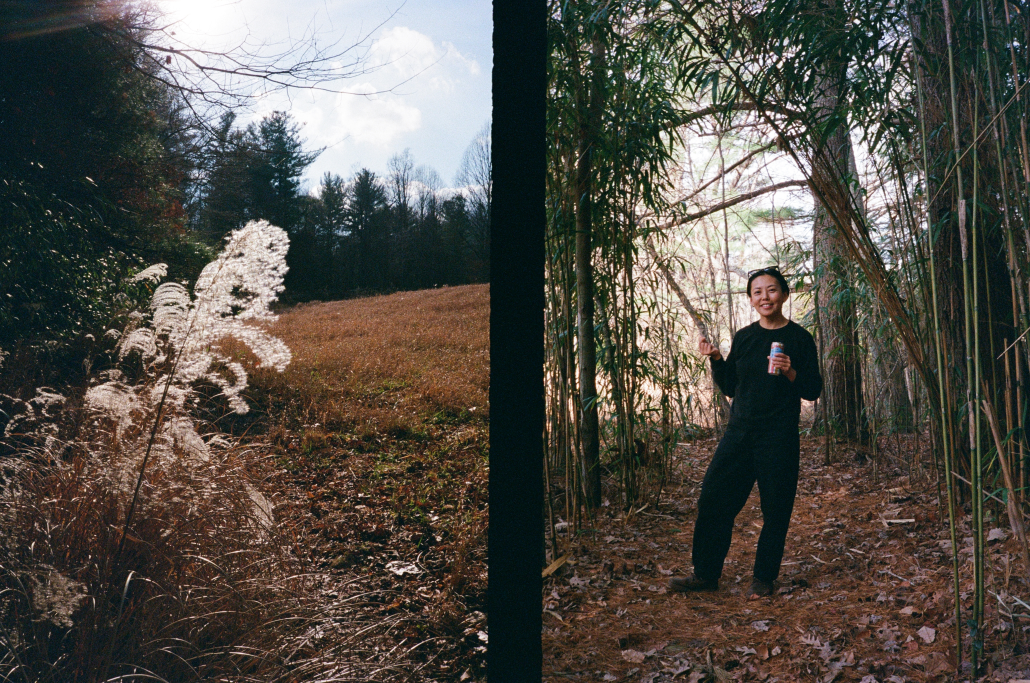
#> input picture sample-scans/000081920005.jpg, 3089 x 2048 px (shown at 1/3 size); its folder holds only this picture in this run
$ python -i photo_splitter_core.py   (imports and definitions only)
#> lines starting #> are read from the running program, lines starting #| are printed output that depends on the picture
from __future__ import annotations

import argparse
from pathlib import Path
from typing import Callable, Iterable

from PIL import Image


# [54 lines left out: function find_vertical_gap_band, not called in this run]


def split_image(
    input_path: Path,
    output_dir: Path,
    crop_border: int = 0,
    overwrite: bool = False,
    auto_gap: bool = False,
) -> None:
#> called with input_path = 'sample-scans/000081920005.jpg', output_dir = 'out.png', crop_border = 0, overwrite = False, auto_gap = False
    image = Image.open(input_path)
#> image is the input picture: PIL image 3089x2048 RGB; mean R, G, B 82, 78.6, 71.5
    width, height = image.size
#> width = 3089; height = 2048

    if auto_gap:
        gap_start, gap_end = find_vertical_gap_band(image)
        left_box = (0, 0, gap_start, height)
        right_box = (gap_end, 0, width, height)
    else:
        # Assume two portrait images side by side in a landscape scan.
        mid_x = width // 2
#> mid_x = 1544
        left_box = (0, 0, mid_x, height)
#> left_box = (0, 0, 1544, 2048)
        right_box = (mid_x, 0, width, height)
#> right_box = (1544, 0, 3089, 2048)

    left = image.crop(left_box)
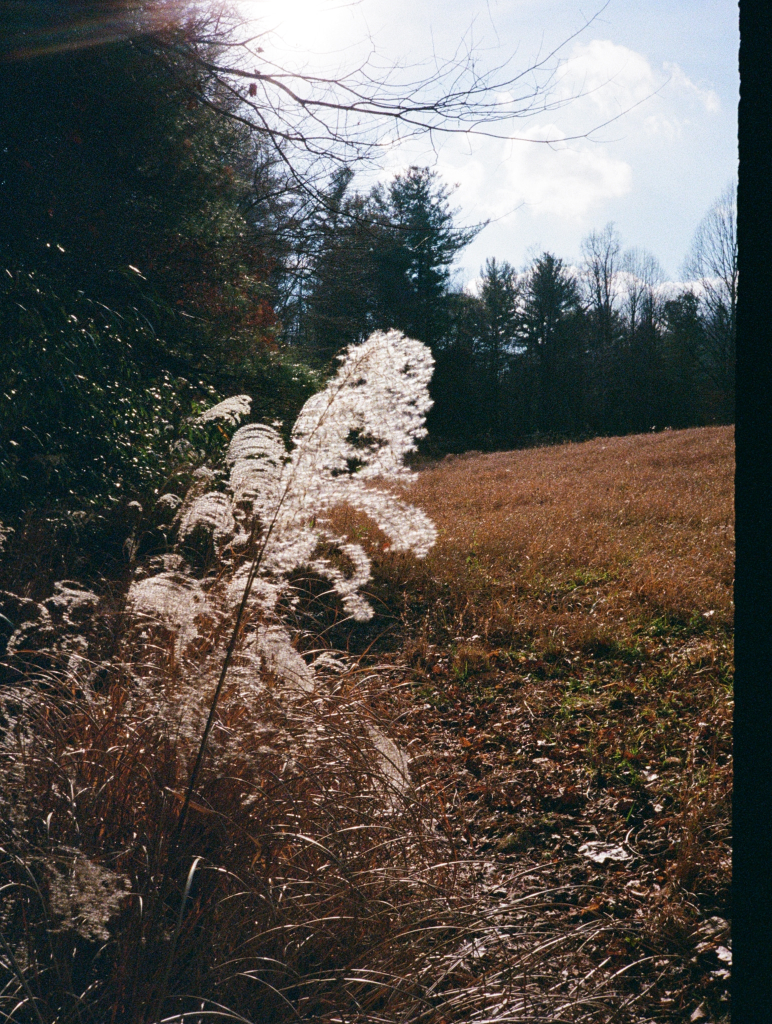
#> left: PIL image 1544x2048 RGB (shown at 1/2 size); mean R, G, B 89.5, 85.1, 80.2
    right = image.crop(right_box)
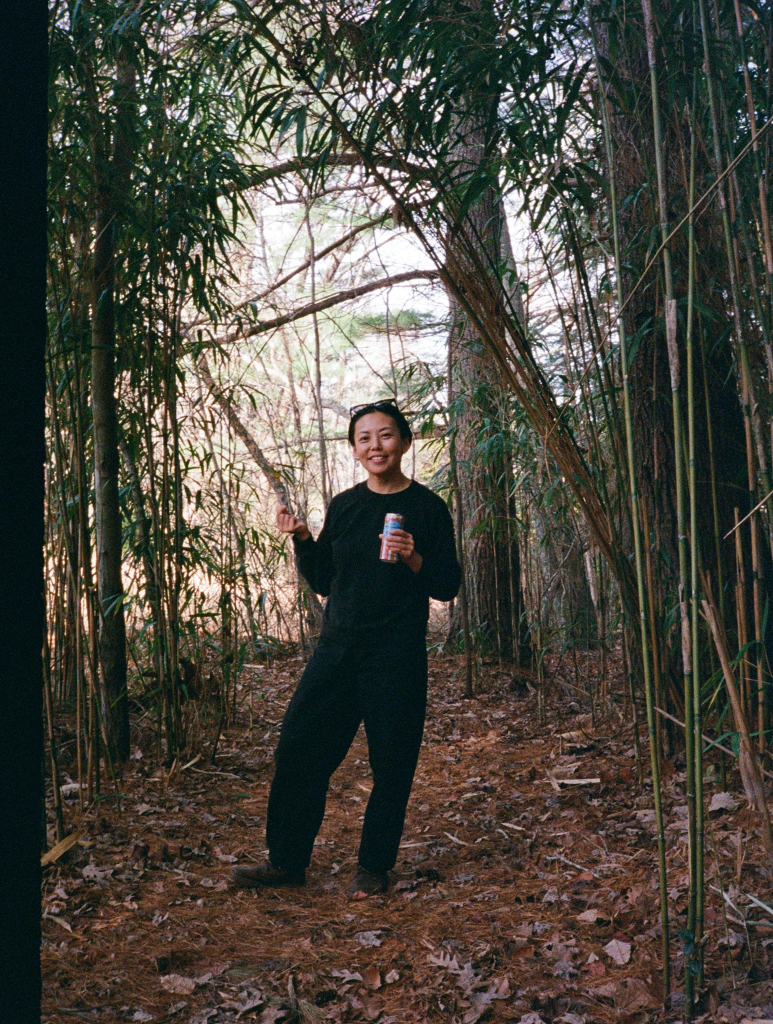
#> right: PIL image 1545x2048 RGB (shown at 1/2 size); mean R, G, B 74.4, 72.1, 62.9

    if crop_border > 0:
        # [9 lines left out: function safe_crop, not called in this run]

        left = safe_crop(left)
        right = safe_crop(right)

#> (the run stopped early here; a loop or call above may not have finished)

$ run again, on sample-scans/000081920006.jpg
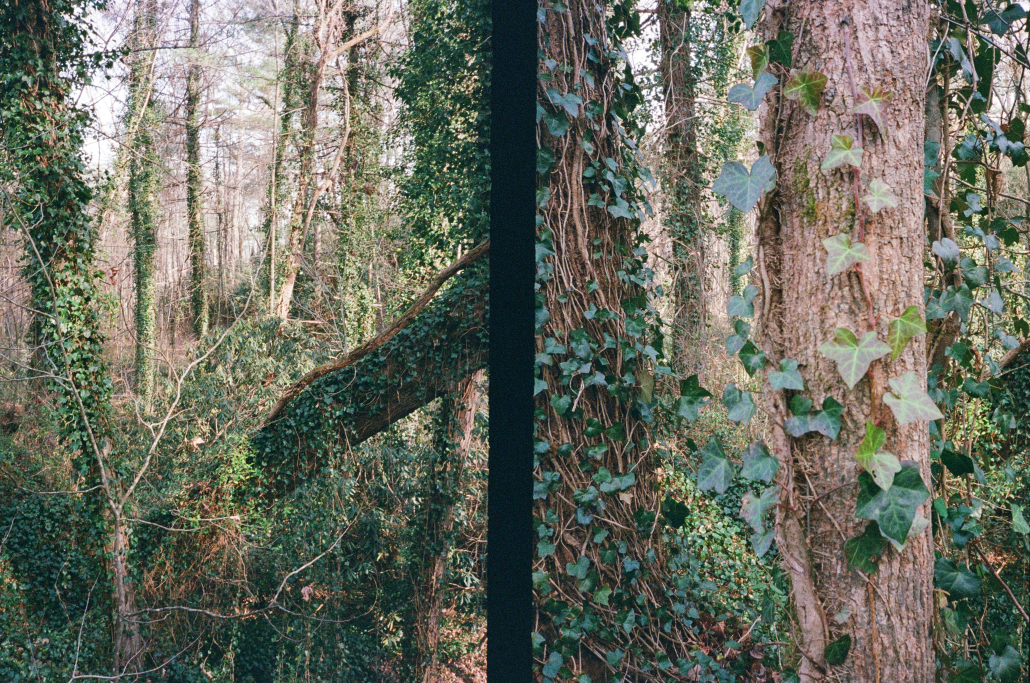
#> input picture sample-scans/000081920006.jpg, 3089 x 2048 px (shown at 1/3 size)
#> in split_image, image is the input picture: PIL image 3089x2048 RGB; mean R, G, B 104.2, 107.8, 95.5
#> in split_image, `left = image.crop(left_box)`:
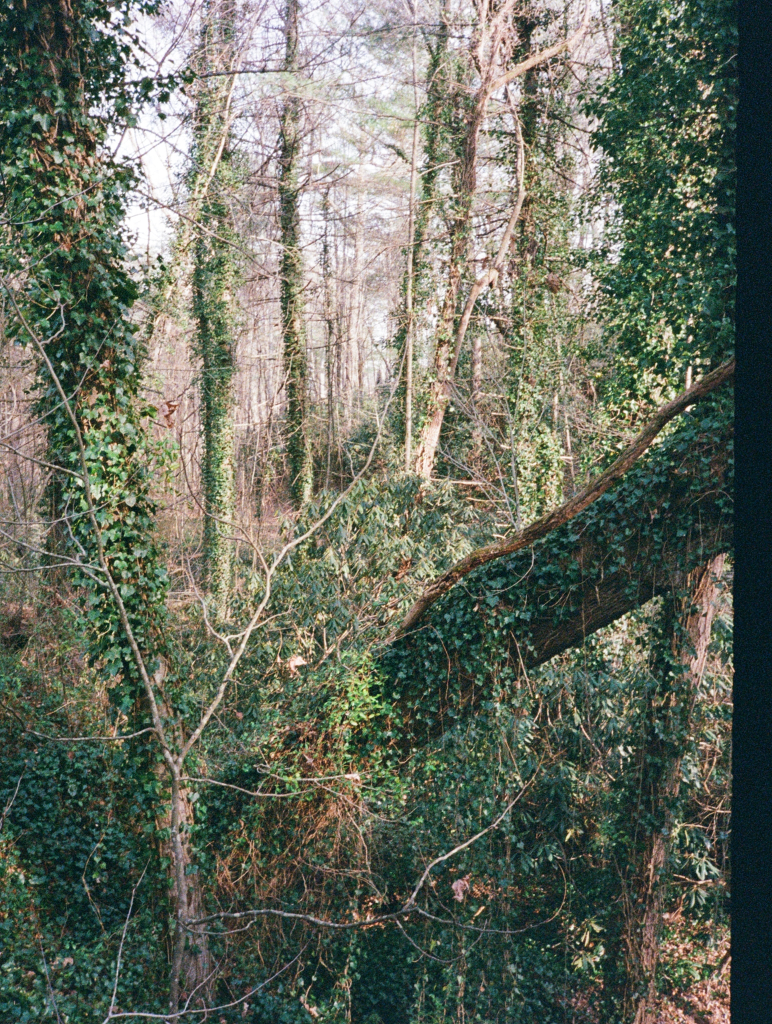
#> left: PIL image 1544x2048 RGB (shown at 1/2 size); mean R, G, B 102.7, 108.4, 94.9
#> in split_image, `right = image.crop(right_box)`:
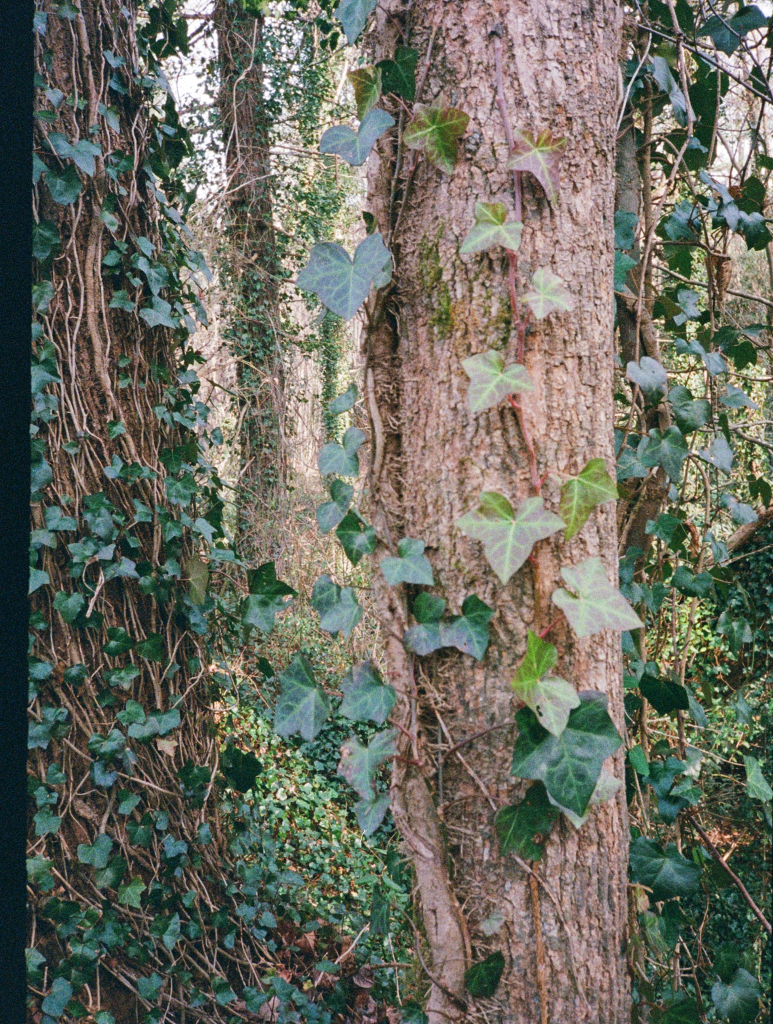
#> right: PIL image 1545x2048 RGB (shown at 1/2 size); mean R, G, B 105.7, 107.3, 96

$ run again, on sample-scans/000081920015.jpg
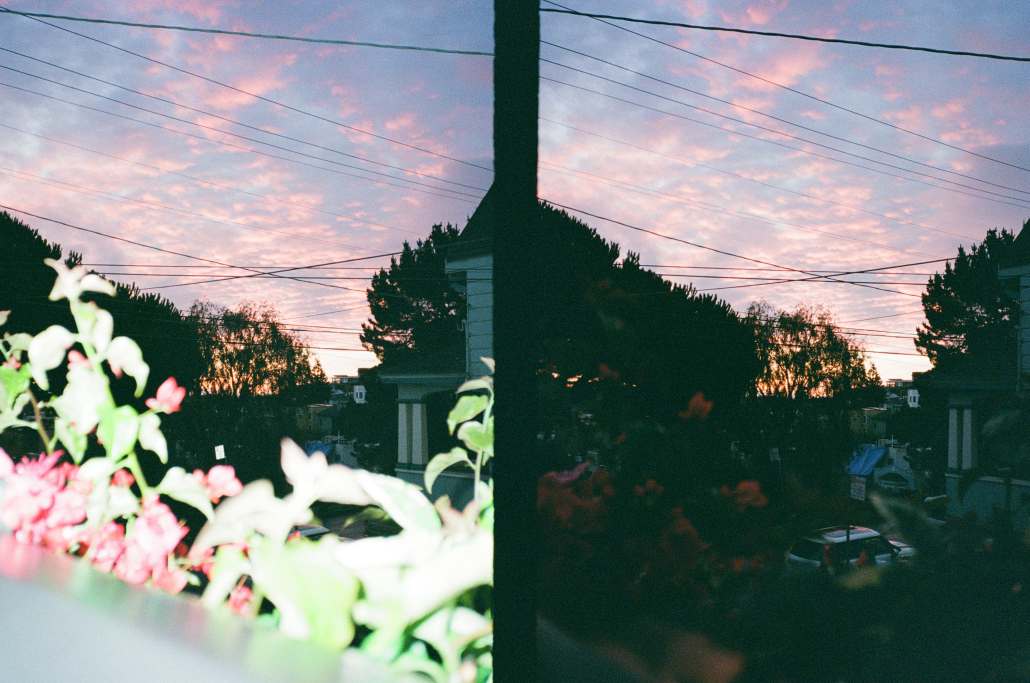
#> input picture sample-scans/000081920015.jpg, 3089 x 2048 px (shown at 1/3 size)
#> in split_image, image is the input picture: PIL image 3089x2048 RGB; mean R, G, B 121.9, 130.9, 130.2
#> in split_image, `left = image.crop(left_box)`:
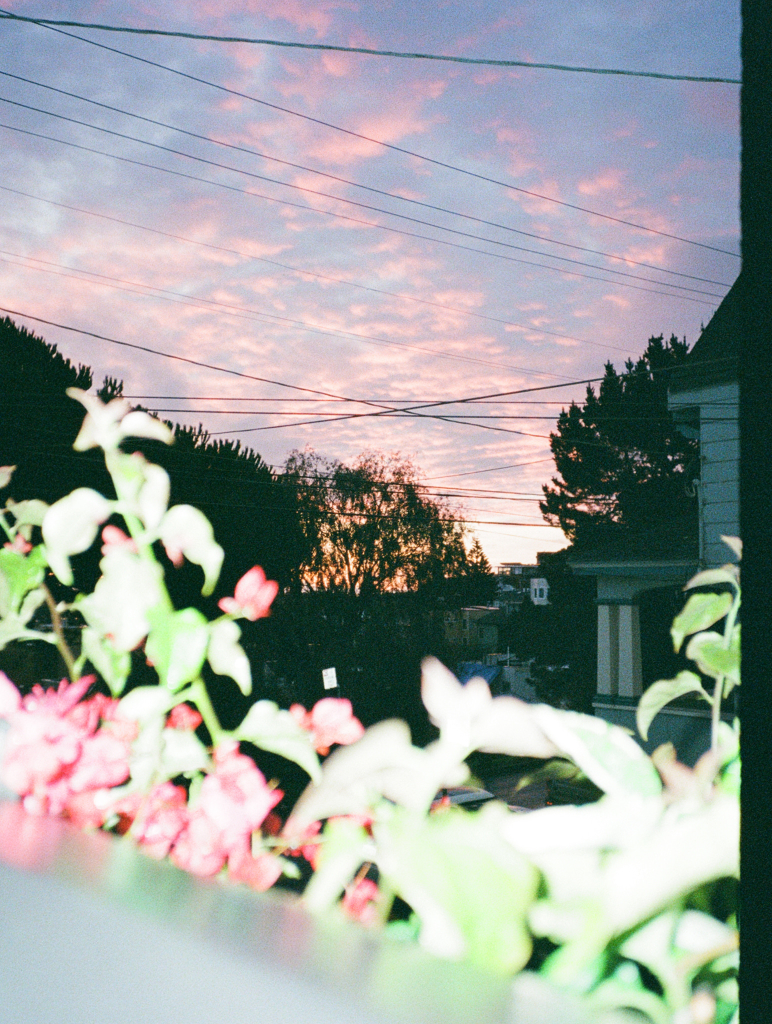
#> left: PIL image 1544x2048 RGB (shown at 1/2 size); mean R, G, B 156.8, 161.8, 159.8
#> in split_image, `right = image.crop(right_box)`:
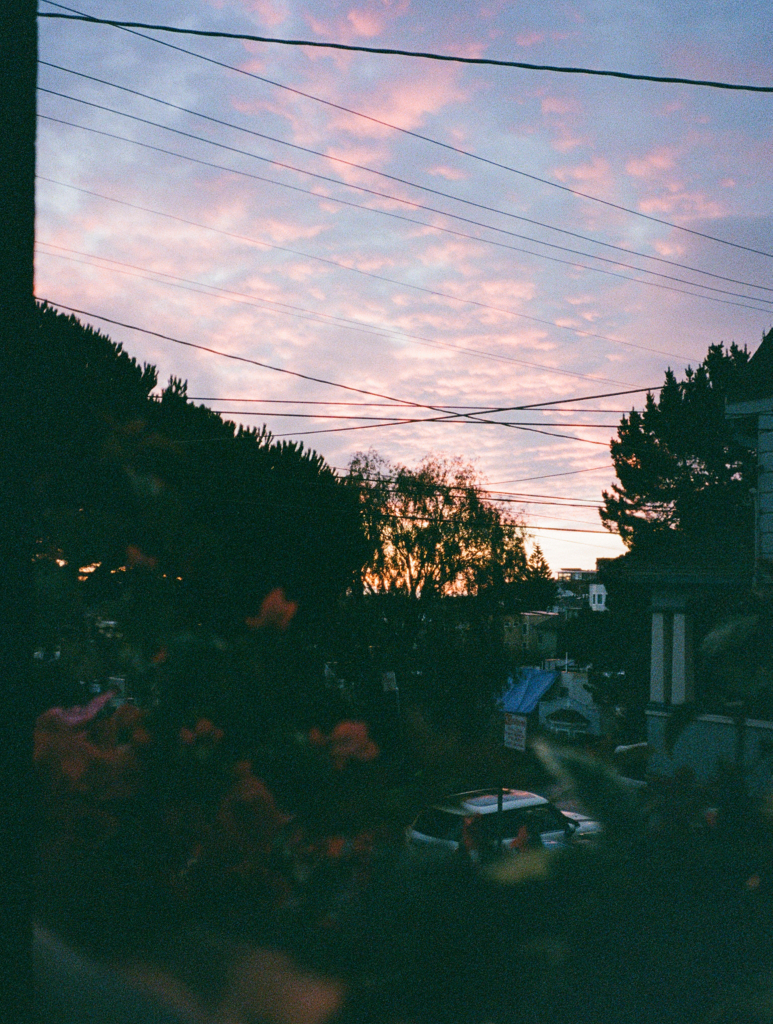
#> right: PIL image 1545x2048 RGB (shown at 1/2 size); mean R, G, B 87.1, 100, 100.6
